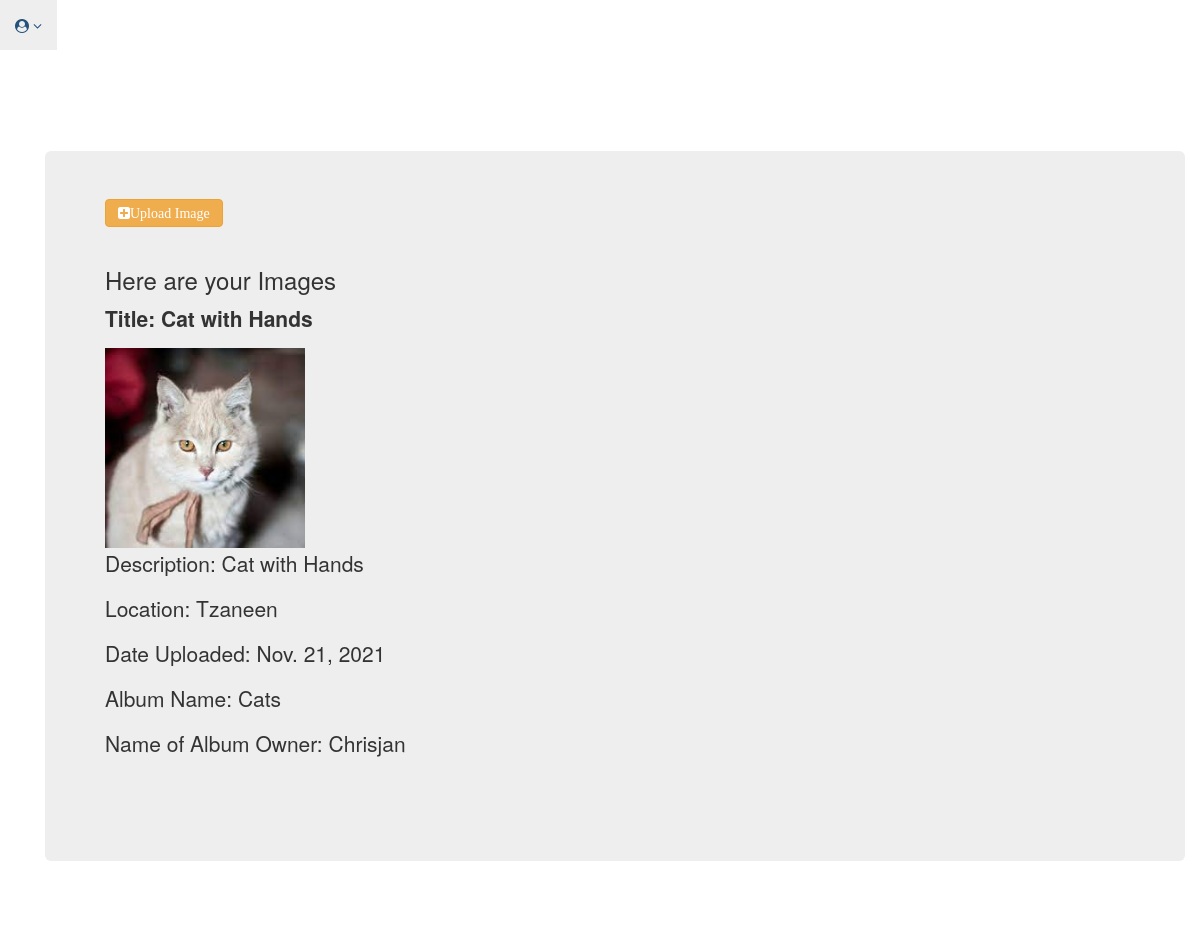
/image_app/images/, run on an earlier commit of the app's database.
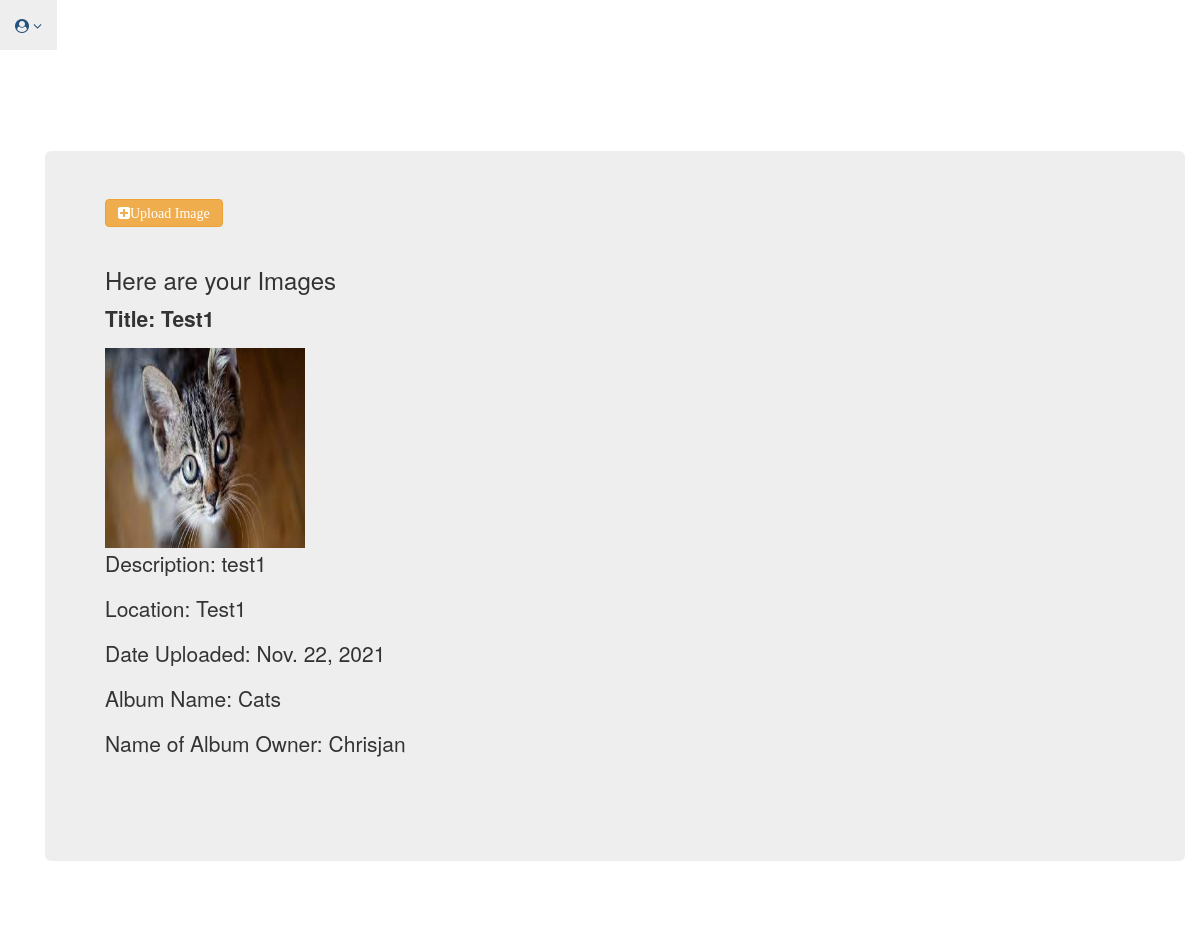
And on a later commit of the database.
### image_app/models.py (models this page shows, shortened)
class UserImage(models.Model):
    pic = models.ImageField(upload_to=image_directory_path, storage=image_storage)
    title = models.CharField(max_length = 200, unique = True)
    desc = models.CharField(max_length = 300, unique = True)
    location = models.CharField(max_length = 30, unique = False)
    album_name = models.ForeignKey(Album,related_name='image_in_album', on_delete = models.CASCADE)
    date_uploaded = models.DateField(blank = True, null = True)
    class Meta:
        ordering = ('date_uploaded',)

class Album(models.Model):
    album_name = models.CharField(max_length = 200, unique = True)
    user_name = models.ForeignKey(User,related_name ='u_album_name', on_delete = models.CASCADE)
    date_created = models.DateField()
    def __str__(self):
        return str(self.album_name)

### image_app/views.py (the view)
# urls.py: path('images/',views.view_picture, name = 'images'),
def view_picture(request):
    c = dict()
    c['userimage'] = models.UserImage.objects.all().order_by('-date_uploaded')
    imgform = ImageForm()
    return render(request,'image_app/Display_images_detail.html',c)

### templates/image_app/Display_images_detail.html (shortened to what this page needs)
{% extends "image_app/base.html" %} {% block body_block %}
{% load static %}
<div class="container">
  <div class="jumbotron">
    <a href="{% url 'image_app:upload' %}" class="btn btn-warning fa fa-plus-square">Upload Image</a>
    <br>
    <br>
    <h3>Here are your Images</h3>
    {% for i in userimage %}
        <p><b>Title: {{i.title}}</b></p>
        <img src="{{i.pic.url}}" width="200" height="200">
        <p>Description: {{i.desc}}</p>
        <p>Location: {{i.location}}</p>
        <p>Date Uploaded: {{i.date_uploaded}}</p>
        <p>Album Name: {{i.album_name}}</p>
        <p>Name of Album Owner: {{i.album_name.user_name}}</p>
        <br>
        <br>
{% endfor %}
  </div>
</div>
{% endblock%}

### templates/image_app/base.html (shortened to what this page needs)
<!DOCTYPE html>
{% load static %}
<html lang="en" dir="ltr">
  <head>
    <link rel="stylesheet" href="https://maxcdn.bootstrapcdn.com/bootstrap/3.4.1/css/bootstrap.min.css">
    <link rel="stylesheet" href="https://cdnjs.cloudflare.com/ajax/libs/font-awesome/4.7.0/css/font-awesome.min.css">
  </head>
  <body>
    <div id="wrapper">
        <nav class="navbar navbar-defult navbar-static-top" role="navigation">
            <ul class="nav navbar-nav">
                <li class="dropdown">
                    <a href="#" class="dropdown-toggle" data-toggle="dropdown"><span class="fa fa-user-circle"></span> {{request.user.username}} <b class="fa fa-angle-down"></b></a>
                </li>
            </ul>
            <div class="collapse navbar-collapse navbar-ex1-collapse">
            </div>
        </nav>
        <br>
        <br>
        <div class='container'>
            <br>
            <br>
            {% block body_block %} Anything outside of this will be inherited if you extend {% endblock %}
            <br>
            <br>
        </div>
  </body>
</html>

What changed in the data, as far as the page shows it:
removed UserImage: title "Cat with Hands", pic (picture), desc "Cat with Hands", location "Tzaneen", date_uploaded "Nov. 21, 2021", album_name "Cats", album_name.user_name "Chrisjan"
added UserImage: title "Test1", pic (picture), desc "test1", location "Test1", date_uploaded "Nov. 22, 2021", album_name "Cats", album_name.user_name "Chrisjan"
